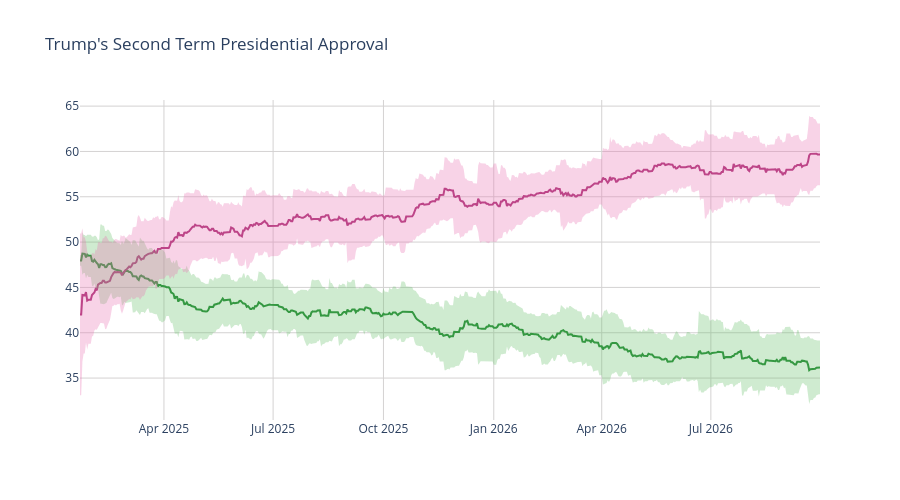

The cell this chart's notebook holds for it:
### Code cell
disappr_ci_hex = "#e86eaf"
appr_ci_hex = "#60be65"
disappr_ci_rgba = "rgba(232, 110, 175, 0.3)"
appr_ci_rgba = "rgba(96, 190, 101, 0.3)"
grid_col = "#d4d2d2"


# Approve
fig = go.Figure(go.Scatter(
    x=pres['end_date'],
    y=pres['approve'],
    hovertemplate="%{y:.2f}%",
    name="<b>Approve</b>",
    line=dict(color="#228833"),
    showlegend=False
))

# Disapprove
fig.add_trace(go.Scatter(
    x=pres['end_date'],
    y=pres['disapprove'],
    hovertemplate="%{y:.2f}%",
    name="<b>Disapprove</b>",
    line=dict(color="#aa3377"),
    showlegend=False
    )
)

# Approve CI
fig.add_traces([

    # Upper bound
    go.Scatter(
        x=pres['end_date'],
        y=pres['approve_upper_ci'],
        marker=dict(color=appr_ci_hex),
        line=dict(width=0),
        mode='lines',
        showlegend=False,
        hoverinfo="skip"
    ),

    # Lower bound
    go.Scatter(
        x=pres['end_date'],
        y=pres['approve_lower_ci'],
        marker=dict(color=appr_ci_hex),
        line=dict(width=0),
        mode='lines',
        fillcolor=appr_ci_rgba,
        fill="tonexty",
        showlegend=False,
        hoverinfo="skip"
    )
])

# Disapprove CI
fig.add_traces([

    # Upper bound
    go.Scatter(
        x=pres['end_date'],
        y=pres['disapprove_upper_ci'],
        marker=dict(color=disappr_ci_hex),
        line=dict(width=0),
        mode='lines',
        showlegend=False,
        hoverinfo="skip"
    ),

    # Lower bound
    go.Scatter(
        x=pres['end_date'],
        y=pres['disapprove_lower_ci'],
        marker=dict(color=disappr_ci_hex),
        line=dict(width=0),
        mode='lines',
        fillcolor=disappr_ci_rgba,
        fill="tonexty",
        showlegend=False,
        hoverinfo="skip"
    )
])

fig.update_layout(
    title=dict(text="Trump's Second Term Presidential Approval"),
    hovermode="x"
)

fig.update_xaxes(gridcolor=grid_col)
fig.update_yaxes(gridcolor=grid_col)

fig.update_layout(hovermode="x", hoverlabel_align="right", plot_bgcolor="rgba(0, 0, 0, 0)", height=500)
fig.show()

### Figure 1 — Plotly figure (JSON) as saved in the notebook; plotly's stock layout.template omitted (floating-point values rounded to 4 significant figures; data arrays with more than 128 entries replaced by an {"elided": "..."} marker saying what was removed)
{"data": [{"hovertemplate": "%{y:.2f}%", "line": {"color": "#228833"}, "name": "<b>Approve</b>", "showlegend": false, "type": "scatter", "x": {"elided": "618 str values"}, "y": {"elided": "618 float values"}}, {"hovertemplate": "%{y:.2f}%", "line": {"color": "#aa3377"}, "name": "<b>Disapprove</b>", "showlegend": false, "type": "scatter", "x": {"elided": "618 str values"}, "y": {"elided": "618 float values"}}, {"hoverinfo": "skip", "line": {"width": 0}, "marker": {"color": "#60be65"}, "mode": "lines", "showlegend": false, "type": "scatter", "x": {"elided": "618 str values"}, "y": {"elided": "618 float values"}}, {"fill": "tonexty", "fillcolor": "rgba(96, 190, 101, 0.3)", "hoverinfo": "skip", "line": {"width": 0}, "marker": {"color": "#60be65"}, "mode": "lines", "showlegend": false, "type": "scatter", "x": {"elided": "618 str values"}, "y": {"elided": "618 float values"}}, {"hoverinfo": "skip", "line": {"width": 0}, "marker": {"color": "#e86eaf"}, "mode": "lines", "showlegend": false, "type": "scatter", "x": {"elided": "618 str values"}, "y": {"elided": "618 float values"}}, {"fill": "tonexty", "fillcolor": "rgba(232, 110, 175, 0.3)", "hoverinfo": "skip", "line": {"width": 0}, "marker": {"color": "#e86eaf"}, "mode": "lines", "showlegend": false, "type": "scatter", "x": {"elided": "618 str values"}, "y": {"elided": "618 float values"}}], "layout": {"height": 500, "hoverlabel": {"align": "right"}, "hovermode": "x", "plot_bgcolor": "rgba(0, 0, 0, 0)", "title": {"text": "Trump's Second Term Presidential Approval"}, "xaxis": {"gridcolor": "#d4d2d2"}, "yaxis": {"gridcolor": "#d4d2d2"}}}
